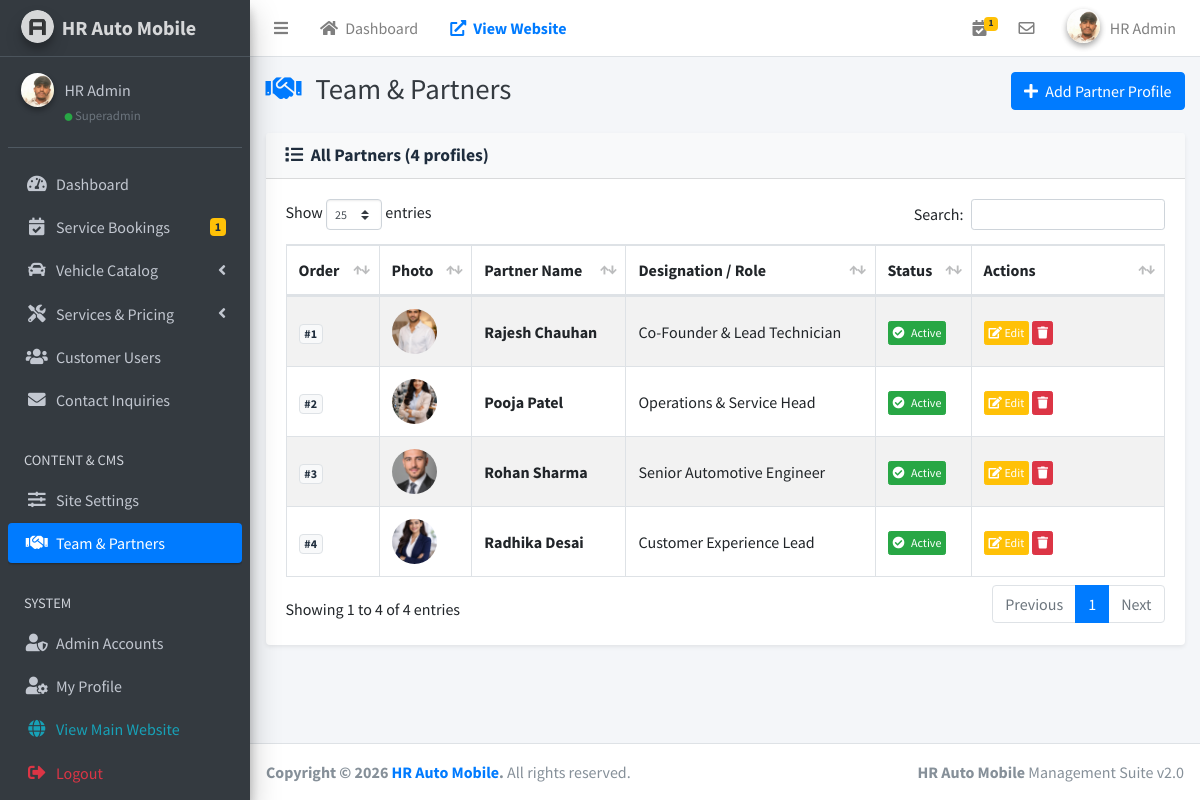
Page /admin/partners.php (signed in) on the committed database.
### tables this page shows
CREATE TABLE `partners` (
  `id` int(10) unsigned NOT NULL AUTO_INCREMENT,
  `name` varchar(150) NOT NULL,
  `role` varchar(150) NOT NULL,
  `image` varchar(255) DEFAULT 'assets/images/partner-1.jpg',
  `status` tinyint(1) DEFAULT 1,
  `display_order` int(11) DEFAULT 0,
  `created_at` timestamp NOT NULL DEFAULT current_timestamp(),
  PRIMARY KEY (`id`)
);

### admin/partners.php (the view, shortened to what this page needs)
<?php
require_once __DIR__ . '/includes/auth.php';
$partners = $pdo->query("SELECT * FROM partners ORDER BY display_order ASC, id ASC")->fetchAll();
require_once __DIR__ . '/includes/header.php';
require_once __DIR__ . '/includes/sidebar.php';
?>
<div class="content-wrapper">
    <div class="content-header">
        <div class="container-fluid">
            <div class="row mb-2">
                <div class="col-sm-6">
                    <h1 class="m-0 text-dark"><i class="fas fa-handshake mr-2 text-primary"></i> Team &amp; Partners</h1>
                </div>
                <div class="col-sm-6 text-right">
                    <button type="button" class="btn btn-primary" data-toggle="modal" data-target="#addPartnerModal">
                        <i class="fas fa-plus mr-1"></i> Add Partner Profile
                    </button>
                </div>
            </div>
        </div>
    </div>
    <section class="content">
        <div class="container-fluid">
            <div class="card shadow-sm">
                <div class="card-header bg-light">
                    <h3 class="card-title font-weight-bold"><i class="fas fa-list mr-1"></i> All Partners (<?= count($partners) ?> profiles)</h3>
                </div>
                <div class="card-body">
                    <table class="table table-bordered table-striped table-hover datatable-init">
                        <thead>
                            <tr>
                                <th style="width: 50px;">Order</th>
                                <th>Photo</th>
                                <th>Partner Name</th>
                                <th>Designation / Role</th>
                                <th>Status</th>
                                <th style="width: 150px;">Actions</th>
                            </tr>
                        </thead>
                        <tbody>
                            <?php foreach ($partners as $p): ?>
                                <tr>
                                    <td><span class="badge badge-light border">#<?= $p['display_order'] ?></span></td>
                                    <td>
                                        <img src="../<?= htmlspecialchars($p['image']) ?>" alt="Partner" style="width: 45px; height: 45px; object-fit: cover; border-radius: 50%;" onerror="this.src='dist/img/admin.jpeg'">
                                    </td>
                                    <td><strong><?= htmlspecialchars($p['name']) ?></strong></td>
                                    <td><?= htmlspecialchars($p['role']) ?></td>
                                    <td>
                                        <form method="POST" style="display:inline-block;">
                                            <button type="submit" class="btn btn-xs btn-<?= ($p['status'] == 1) ? 'success' : 'secondary' ?>">
                                                <i class="fas fa-<?= ($p['status'] == 1) ? 'check-circle' : 'times-circle' ?> mr-1"></i>
                                                <?= ($p['status'] == 1) ? 'Active' : 'Hidden' ?>
                                            </button>
                                        </form>
                                    </td>
                                    <td>
                                        <button type="button" class="btn btn-xs btn-warning text-white" onclick='editPartner(<?= json_encode($p) ?>)' title="Edit Partner">
                                            <i class="fas fa-edit"></i> Edit
                                        </button>
                                        <form method="POST" style="display:inline-block;" onsubmit="return confirmAction(event, 'Are you sure you want to delete partner \'<?= htmlspecialchars($p['name']) ?>\'?')">
                                            <button type="submit" class="btn btn-xs btn-danger" title="Delete Partner">
                                                <i class="fas fa-trash"></i>
                                            </button>
                                        </form>
                                    </td>
                                </tr>
                            <?php endforeach; ?>
                        </tbody>
                    </table>
                </div>
            </div>
        </div>
    </section>
</div>
<?php require_once __DIR__ . '/includes/footer.php'; ?>

### admin/includes/header.php (style rules this page uses)
.table td, .table th { vertical-align: middle; }

### rows in the picture
partners: display_order "1", image (picture), name "Rajesh Chauhan", role "Co-Founder & Lead Technician", status 1 (drawn)
partners: display_order "2", image (picture), name "Pooja Patel", role "Operations & Service Head", status 1 (drawn)
partners: display_order "3", image (picture), name "Rohan Sharma", role "Senior Automotive Engineer", status 1 (drawn)
partners: display_order "4", image (picture), name "Radhika Desai", role "Customer Experience Lead", status 1 (drawn)

### other values in the picture
$pendingBookingsBadge "1"
$currentAdmin['name'] "HR Admin"
$currentAdmin['role'] "Superadmin"
count($partners) "4"
